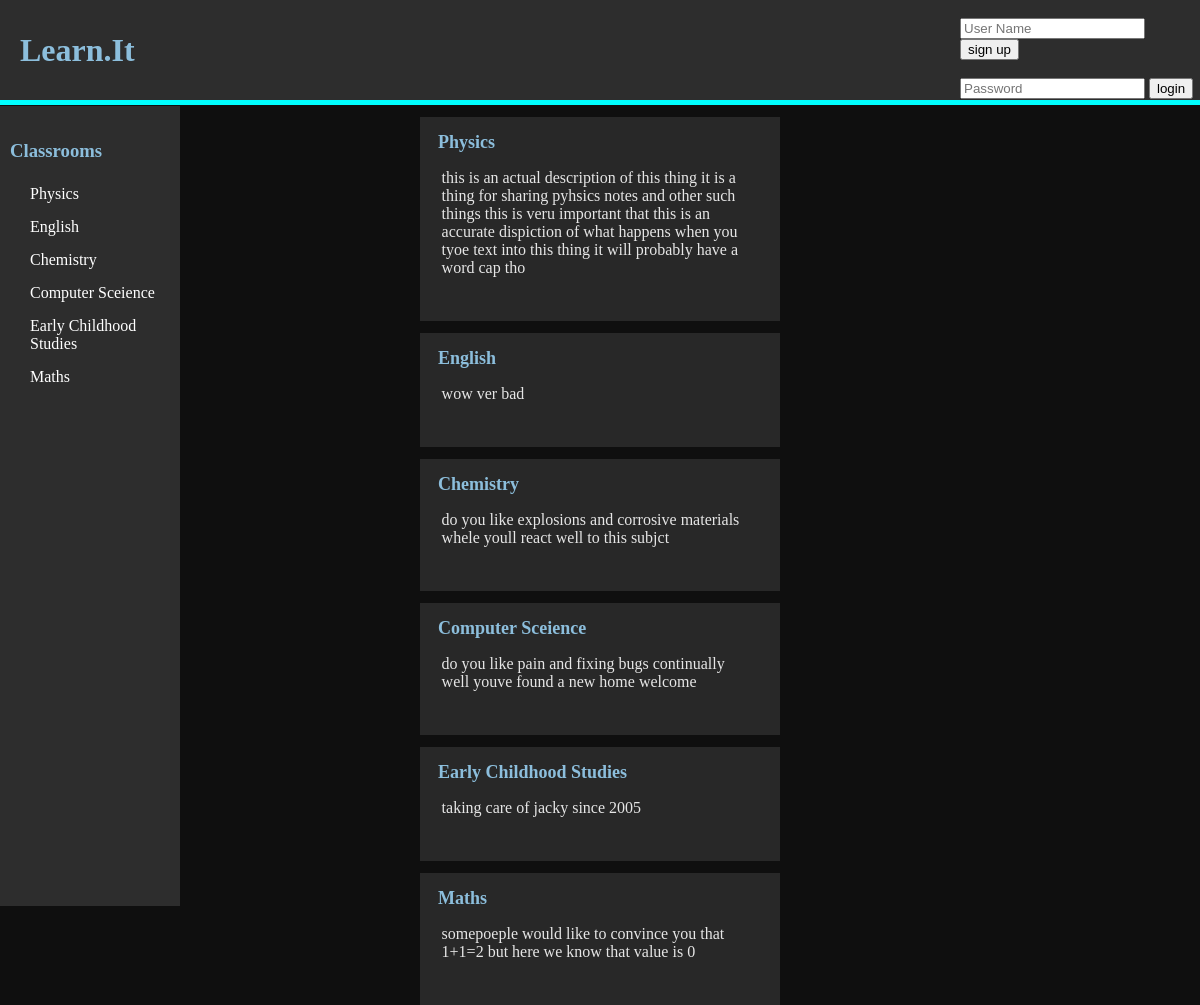
The page /c on the database as committed earlier.
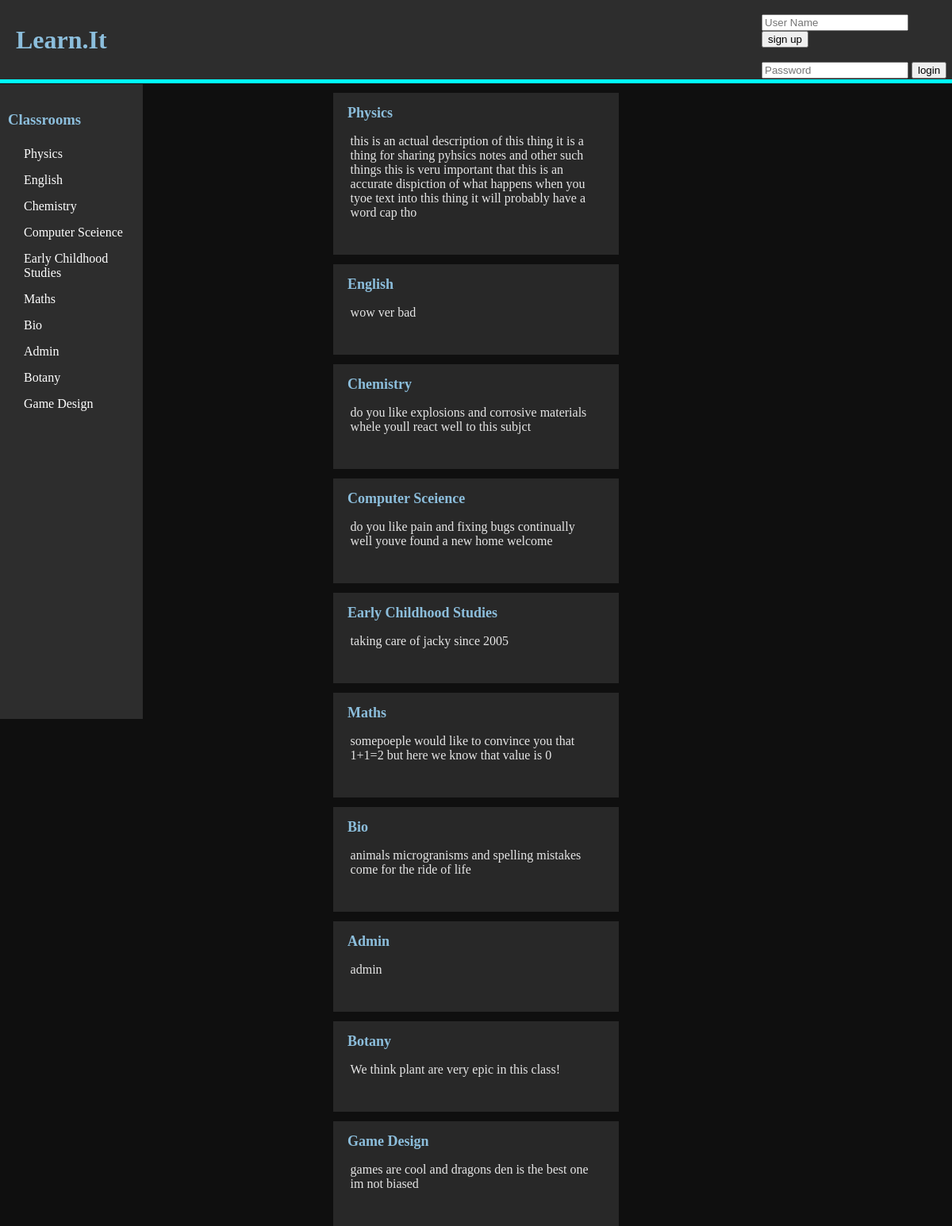
The same page on the database as committed later.
### tables this page shows
CREATE TABLE classroom (id INTEGER PRIMARY KEY, name STRING (25), description TEXT (100), ProPic TEXT);

### main.py (the view, shortened to what this page needs)
@app.route("/c")
def view_classess():
    name = ''
    my_classess = ""
    id = 0
    if session.get("_User") is None:
        classes = do_query("""SELECT name, id from classroom""", (), None)
    posts = do_query("SELECT * from classroom", (), None)
    return render_template("ClassMenu.html", title="Classes", stuff=posts,
                           classrooms=classes, uid=id, user_name=name, myclassrooms=my_classess)

### main.py (called while the page is built)
def do_query(query, data, fetch):
    conn = sqlite3.connect("learnit.db")
    cur = conn.cursor()
    cur.execute(query, data)
    if fetch is None:
        result = cur.fetchall()
    else:
        result = cur.fetchone()
    conn.close()
    return result

### templates/ClassMenu.html (shortened to what this page needs)
<!DOCTYPE html>
<html lang="en" dir="ltr">
  <head>
  </head>
  <body>
    {%include 'header.html'%}
    {%include 'sidebar.html'%}
    {%for i in stuff%}
    <div class="post">
      <a href="/c/{{i[0]}}"><h1 class="post-title" >{{i[1]}}</h1></a>
      <p class="post-text">{{i[2]}}</p>
      <br>
    </div>
    {%endfor%}
  </body>
</html>

### templates/header.html (shortened to what this page needs)
<!DOCTYPE html>
<html lang="en" dir="ltr">
<link rel="stylesheet" href="../static/css/style.css">
  <head>
  </head>
  <body>
    <div class="header">
        <h1 class="title"><a href="/" class="Title-link">Learn.it</a>
        </h1>
        {%if login != "1"%}
        <div class="login-box">
          {%if uid == 0%}
          <br>
          <form class="" action="/login" method="post">
            <input class="login-input" type="text" name="UserName" placeholder="User Name">
            <button type="button" name="button"><a href="sign-up">sign up</a> </button>
            <br><br>
            <input class="login-input" type="password" name="Password" placeholder="Password">
            <input type="submit" name="" value="login">
          </form>
          {%else%}
          <form class="logout" action="/logout" method="post">
            <input type="submit" name="" value="logout">
          </form>
              <p class="loggedin-name">{{user_name[0]}}</p>
          {%endif%}
        </div>
        {%endif%}
    </div>
  </body>
</html>

### templates/sidebar.html (shortened to what this page needs)
<!DOCTYPE html>
<html lang="en" dir="ltr">
<link rel="stylesheet" href="../static/css/style.css">
  <head>
  </head>
  <body>
    <div class="sidebar">
      <a href="/c" class="sidebar-Title"><h3 class="sidebar-Title">Classrooms</h3></a>
      {%for i in classrooms%}
        <a href="/c/{{i[1]}}" class="sidebar-Text">{{i[0]}}</a>
      {%endfor%}
    </div>
  </body>
</html>

### static/css/style.css (style rules this page uses)
div.header { width: 100%; background-color: rgb(45,45,45); height: 100px; padding: 0; color: rgb(140,190,220); border-bottom: solid 5px cyan; margin-bottom: 1px; position: relative; }
body { margin: 0; background-color: rgb(15,15,15) }
a { text-decoration: none; }
.title { margin-top: 0px; margin-left: 20px; text-transform: capitalize; line-height: 100px; text-decoration: none; color:rgb(140,190,220); margin-bottom: 0; float:left; }
.Title-link { text-decoration: none; height:100%; color:rgb(140,190,220); }
.sidebar { height: 100vh; width: 15vw; background-color: rgb(45,45,45); color:rgb(140,190,220); float: left; top: 0px; position:sticky; }
.sidebar-Title { margin-top: 0px; margin-left: 10px; line-height: 30px; color: rgb(140,190,220); text-decoration: none; }
.sidebar-Text { margin-left: 30px; color: white; text-transform: capitalize; display: block; margin-bottom: 15px; }
div.post { margin-left: auto; margin-right: auto; width: 30vw; background-color: rgb(40,40,40); padding-bottom: 10px; }
.post-title { font-size: large; color: rgb(140,190,220); text-transform: capitalize; margin-left: 5%; margin-right: 5%; margin-bottom: 2px; padding-bottom: 0px; padding-top: 15px; text-decoration: none; }
.post-text { width: 85%; margin-left: 1%; padding-left: 5%; padding-right: 5%; color: rgb(230,230,230); overflow:hidden; background-color: rgb(40,40,40); resize: none; border: None; overflow-y: auto; }
.login-box { position: absolute; display: inline-block; height: 100%; width: 20%; right: 0; float: right; }
.login-input { marign-left:10px; background color: rgba(200, 200, 200, 0.25); }
a { color: inherit; text-decoration: none; }

Rows that differ between the two databases and show on the page:
added classroom: name "Bio", description "animals microgranisms and spelling mistakes come for the ride of life"
added classroom: name "Admin", description "admin"
added classroom: name "Botany", description "We think plant are very epic in this class!"
added classroom: name "Game Design", description "games are cool and dragons den is the best one im not biased"
